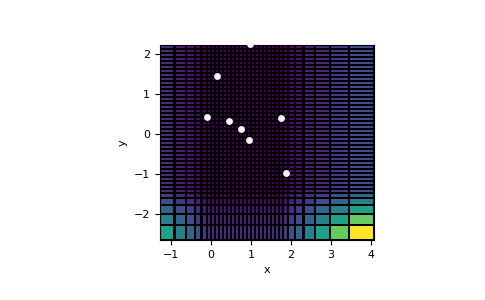

The Python source for this figure:
import discretize
import matplotlib.pyplot as plt
import numpy as np

xyLoc = np.random.randn(8,2)

mesh = discretize.utils.mesh_builder_xyz(
    xyLoc, [0.1, 0.1], depth_core=0.5,
    padding_distance=[[1,2], [1,0]],
    mesh_type='tensor',
)

axs = plt.subplot()
mesh.plot_image(mesh.cell_volumes, grid=True, ax=axs)
axs.scatter(xyLoc[:,0], xyLoc[:,1], 15, c='w', zorder=3)
axs.set_aspect('equal')
plt.show()
